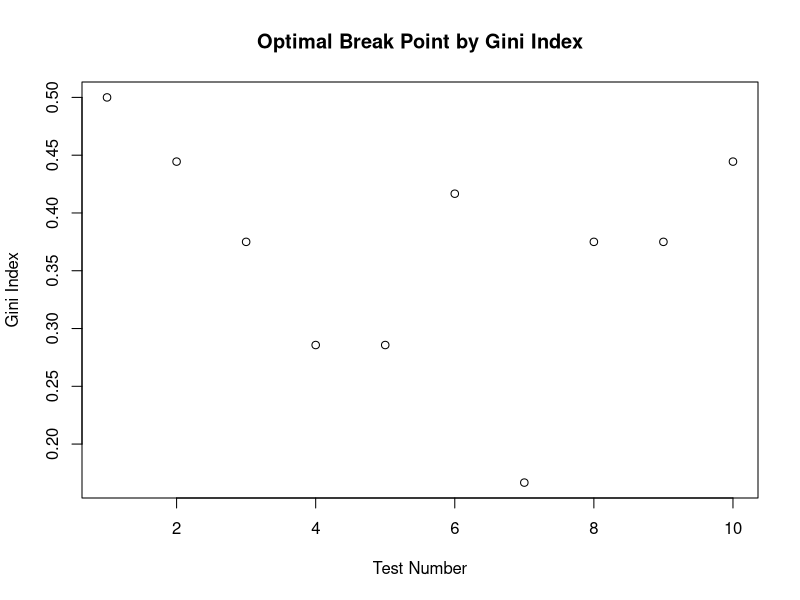

The R source for this figure:
# Question 3 - Homework 2
# Created by Tung Thai
setwd("C:/Users/tungt/OneDrive/Undergraduate/2019-2 SM/Machine Learning/Homework/Homework 2")
library(readr)
insects <- read_csv("insects_data.csv")
# Create a name variable to store the name in insects data
name1 <- character()
name1 <- colnames(insects)
n <- ncol(insects)
nr <- nrow(insects)
gini_results <- numeric()
ant <- insects$Antenna_Length
# Initialize a test sequence with length test_num
# The length (test_num) can be changed depend on how detail you want to test the program
test_num <- 10
split_point <- seq(min(insects$Antenna_Length),max(insects$Antenna_Length),length = test_num)
ns <- length(split_point)
for (i in 1:ns) {
  for (k in 1:nr) {
  if (insects$Antenna_Length[k] < split_point[i]) {
    ant[k] = 1
  }
  else
  {
    ant[k] = 2
  }
# Gini mannually uses which()
  n1 <- length(which(ant==1))
  n2 <- length(which(ant==2))
  if (n1==0) {n1=1}
  if (n2==0) {n2=1}
  #n1 yes = 1
  n1y <- length(which(ant==1 & insects[,1]==1))
  #n1 no = 2
  n1n <- n1-n1y
  #n2 yes = 1
  n2y <- length(which(ant==2 & insects[,1]==1))
  #n2 no = 2
  n2n <- n2-n2y
  gini_1 = 1 - ((n1y/n1)^2 + (n1n/n1)^2)
  gini_2 = 1 - ((n2y/n2)^2 + (n2n/n2)^2)
  # index will be deduct one because of the class column
  gini_results[i] = (n1/nr)*gini_1 + (n2/nr)*gini_2
  }
}
nmin <- which.min(gini_results) # index will be increase one because of the class column
point <- split_point[nmin]
print(paste(c("The smallest optimal split point is ", point)))
print(paste(c("With the Gini Index equals to ",gini_results[nmin])))
name_graph = "Gini_Index_Optimal"
num = 1
ext = ".pdf"
name_save = paste(name_graph, num, ext, sep = '')
# plot and save the pdf file
pdf(name_save)
plot(x = 1:length(gini_results),gini_results, main = "Optimal Break Point by Gini Index", xlab = "Test Number", ylab = "Gini Index")
dev.off()